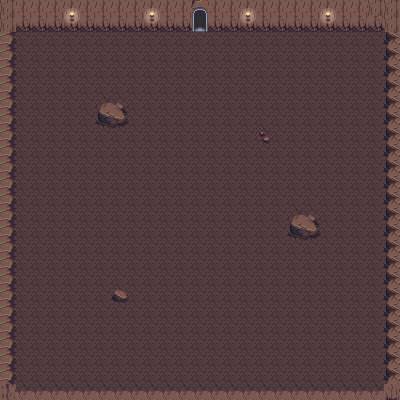

This is a level from a 2D game, rendered from its Tiled map with the project's own tilesets. A one-line summary and the map file follow, with tile-layer data summarised:
An orthogonal 25x25 tile map with 16x16 px tiles, 4 tile layers (Ground, GroundDecoration, Collisions, collision deco), 2 tilesets and 9 objects.

<map version="1.5" tiledversion="1.5.0" orientation="orthogonal" renderorder="left-down" width="25" height="25" tilewidth="16" tileheight="16" infinite="0" nextlayerid="6" nextobjectid="10">
 <tileset firstgid="1" source="../Tile Pallettes/overworld.tsx" />
 <tileset firstgid="1441" source="../Tile Pallettes/cave.tsx" />
 <layer id="1" name="Ground" width="25" height="25">
  <data>[625 cells, 625 non-empty, 1 distinct tile ids]</data>
 </layer>
 <layer id="2" name="GroundDecoration" width="25" height="25">
  <data>[625 cells, 625 non-empty, 3 distinct tile ids]</data>
 </layer>
 <layer id="3" name="Collisions" width="25" height="25">
  <data>[625 cells, 129 non-empty, 16 distinct tile ids]</data>
 </layer>
 <layer id="5" name="collision deco" width="25" height="25">
  <data>[625 cells, 8 non-empty, 2 distinct tile ids]</data>
 </layer>
 <objectgroup id="4" name="Object Layer 1">
  <object id="1" x="1.5" y="384.5" width="399" height="16" />
  <object id="2" x="386" y="0" width="14.5" height="400.5" />
  <object id="3" x="0.5" y="-0.5" width="14.5" height="399.5" />
  <object id="4" x="0" y="-1" width="192.25" height="30" />
  <object id="5" x="208.125" y="-1" width="192.375" height="31" />
  <object id="6" x="97.3333" y="98.6667" width="32" height="28">
   <ellipse />
  </object>
  <object id="7" x="260" y="130" width="11.3333" height="13.3333">
   <ellipse />
  </object>
  <object id="8" x="288" y="210" width="34" height="28.6667">
   <ellipse />
  </object>
  <object id="9" x="112" y="286.667" width="16" height="14">
   <ellipse />
  </object>
 </objectgroup>
</map>
